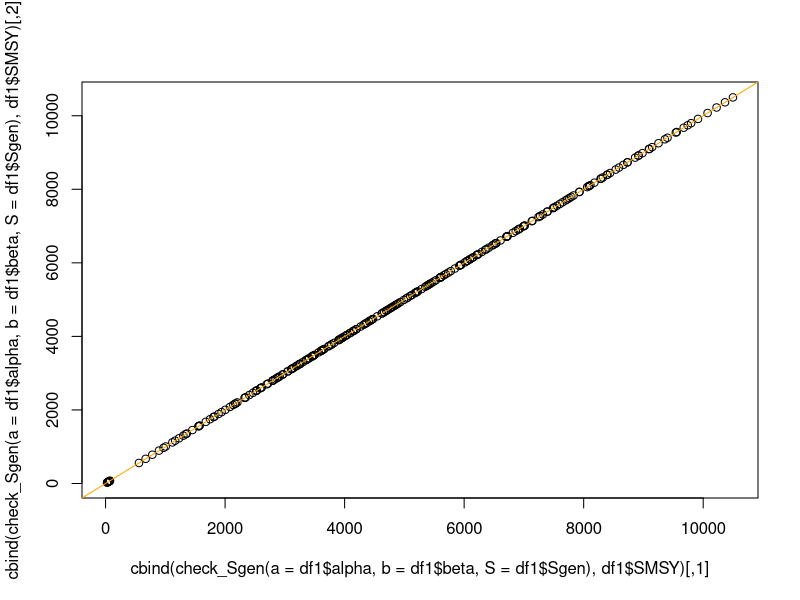
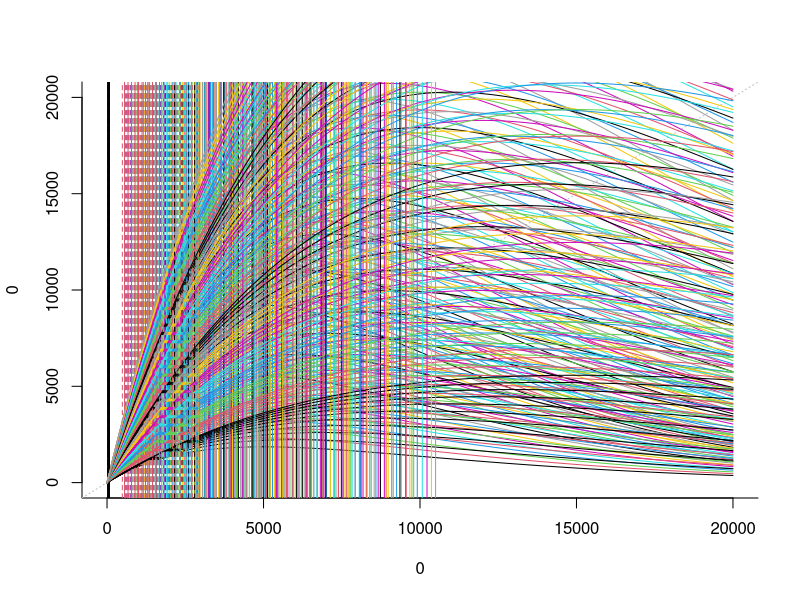
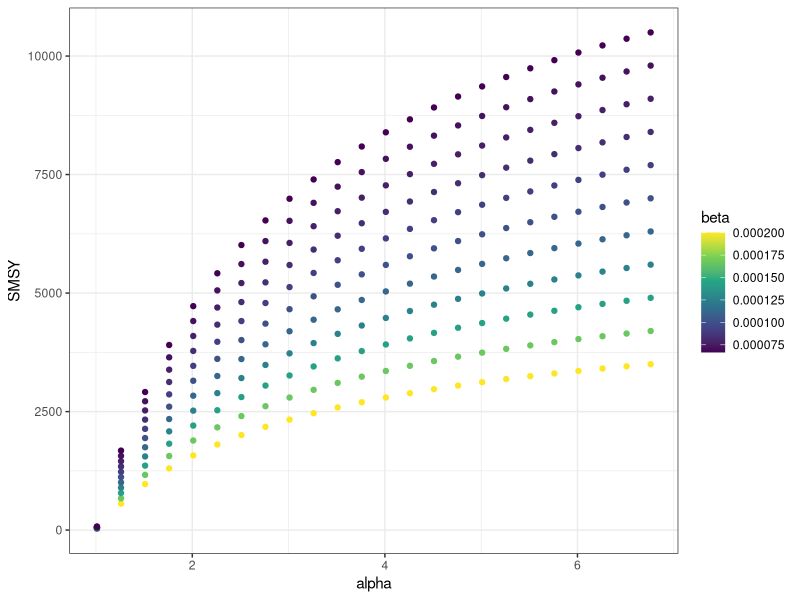
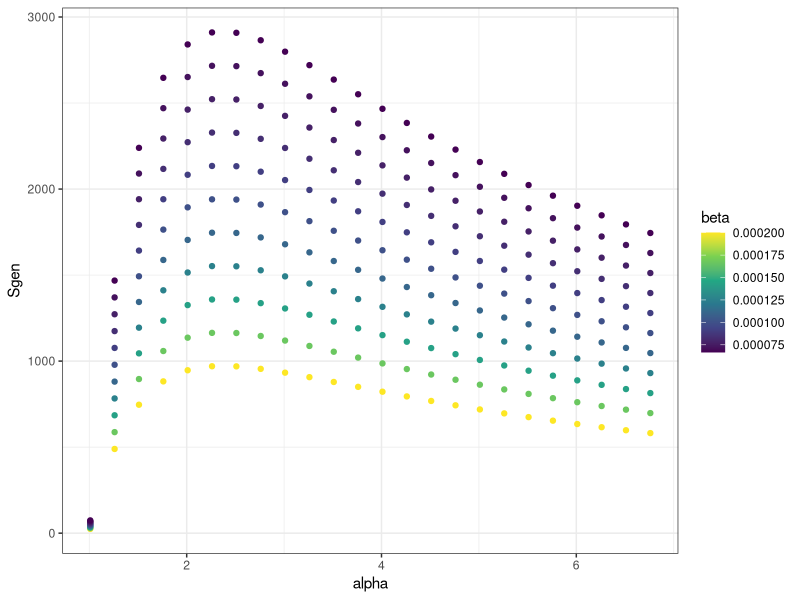
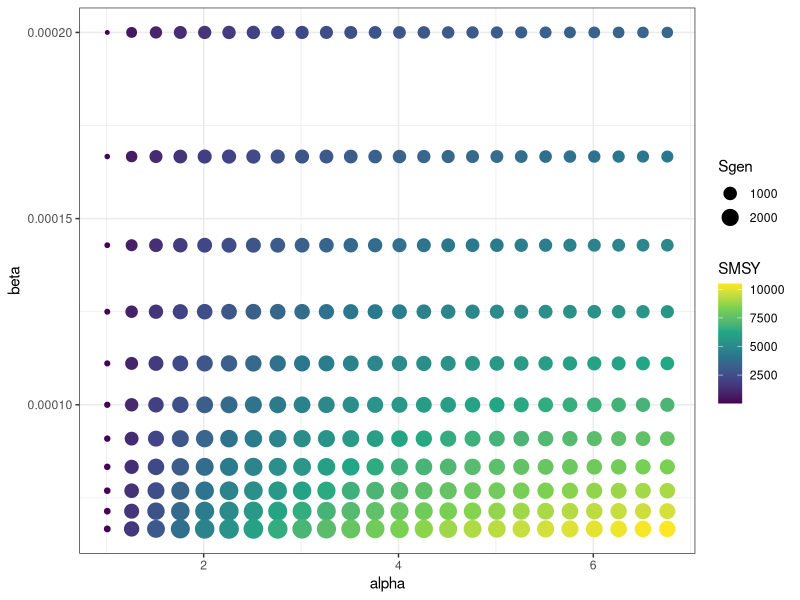
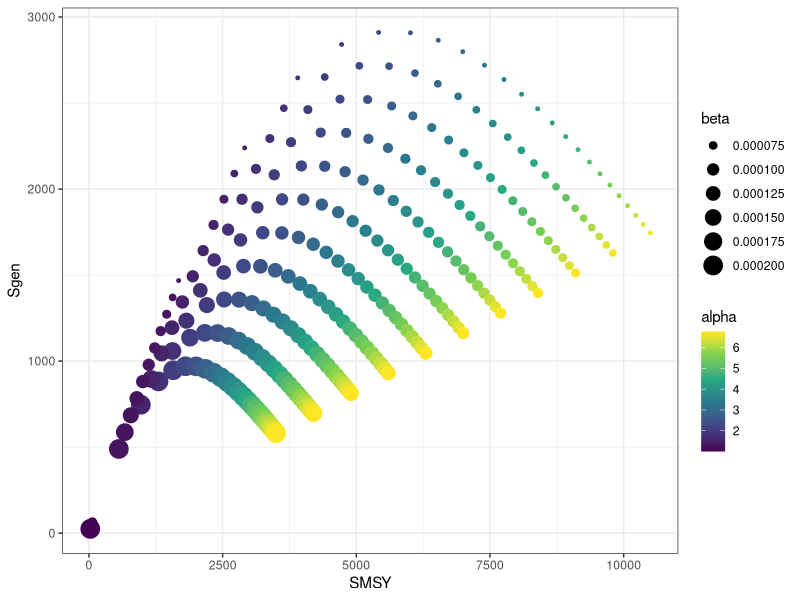

Write R code to recreate these figures, in order.
# Compare ricker curves and SMSY values

library(ggplot2)
library(purrr)
options(scipen = 10, digits=9)

# Make series of alpha and beta values
alphas <- seq(1.01,7,by=0.25) # alphas centered at 2.2, +/- 50%. Uniroot function gives error if you include alpha =1
betas <- 1/(10000 * seq(0.5, 1.5, 0.1)) # betas centered at 1/10000 (carrying capacity =10000) with variation in carrying capacity +/- 50%
# make into a data frame
df <- expand.grid(alphas, betas)
names(df) <- c("alpha", "beta")
# generate SMSY based on alpha and beta
#df$SMSY = log(df$alpha)*(0.5-0.07*log(df$alpha))/df$beta # Hilborn and Walters equation to estimate SMSY

# function to get SMSY and Sgen from alpha and beta
get_SMSY_Sgen <- function(a, b, int_lower, int_upper) {
  SMSY <- log(a)*(0.5-0.07*log(a))/b # Hilborn and Walters equation to estimate SMSY
  fun_Sgen <- function(Sgen, a, b, SMSY) {Sgen* a * exp( - b*Sgen) - SMSY}
  Sgen <- uniroot(fun_Sgen, interval=c(int_lower, int_upper), a=a, b=b, SMSY=SMSY)$root
  est  <- data.frame(SMSY, Sgen)
  est
}
# get SMSY and Sgen in new data frame
ndf <- pmap_dfr(list(df$alpha, df$beta, 0, 1/df$beta*2), get_SMSY_Sgen)
# bind SMSY and Sgen to alpha and beta
df1 <- cbind(df, ndf)
# function to check whether Sgen is correct. Should be the spawner number 
#   that gives recruits=SMSY in one generation, no fishing
check_Sgen <- function(a,b,S) {
  a*S*exp(-b*S)
}
# yes, correctly gets to SMSY
plot(cbind(check_Sgen(a=df1$alpha, b=df1$beta, S=df1$Sgen), df1$SMSY))
abline(a=0,b=1, col="orange")

# Plot ricker curves with Sgen and SMSY
plot(type="n", bty="l", x=0, y=0, xlim=c(0,20000), ylim=c(0,20000)) 
abline(a=0, b=1, lty=3, col="gray")
#for(i in sample(1:nrow(df), size=5, replace=FALSE)) {
for(i in 1:nrow(df1)) {
  curve(df1$alpha[i]*x * exp(-df1$beta[i]*x), add=TRUE, col=i)
  abline(v=df1$Sgen[i], col=i, lty=2)
  abline(v=df1$SMSY[i], col=i)
#  text(x=1000+i*10000,y=30000, col=i, label=df$beta[i])
}

# Plot how SMSY and Sgen change with alpha and beta
if(!dir.exists("figures"))
dir.create("figures")

# SMSY
png("figures/fig_SMSY~alpha.png", width=8,height=6, units="in", res=300)
ggplot(df1, aes(x=alpha, y=SMSY, colour=beta)) +
  geom_point() +
  scale_colour_viridis_c() +
  theme_bw()
dev.off()

# Sgen
png("figures/fig_Sgen~alpha.png", width=8,height=6, units="in", res=300)
ggplot(df1, aes(x=alpha, y=Sgen, colour=beta)) +
  geom_point()+
  scale_colour_viridis_c() +
  theme_bw()
dev.off()

# Both are very sensitive to beta. SMSY is more sensitive to alpha. Sgen not very sensitive to alpha.

# All, alpha and beta axes
png("figures/fig_beta~alpha.png", width=8,height=6, units="in", res=300)
ggplot(df1, aes(x=alpha, y=beta, color=SMSY, size=Sgen)) +
  geom_point()+
  scale_colour_viridis_c() +
  theme_bw()
dev.off()

# All, Sgen and SMSY axes
png("figures/fig_Sgen~SMSY.png", width=8,height=6, units="in", res=300)
ggplot(df1, aes(x=SMSY, y=Sgen, color=alpha, size=beta)) +
  geom_point()+
  scale_colour_viridis_c() +
  theme_bw()
dev.off()

# SMSY and Sgen very sensitive to beta, alpha is secondary. 
# For given value of beta, Sgen is highest at intermediate alpha. 
